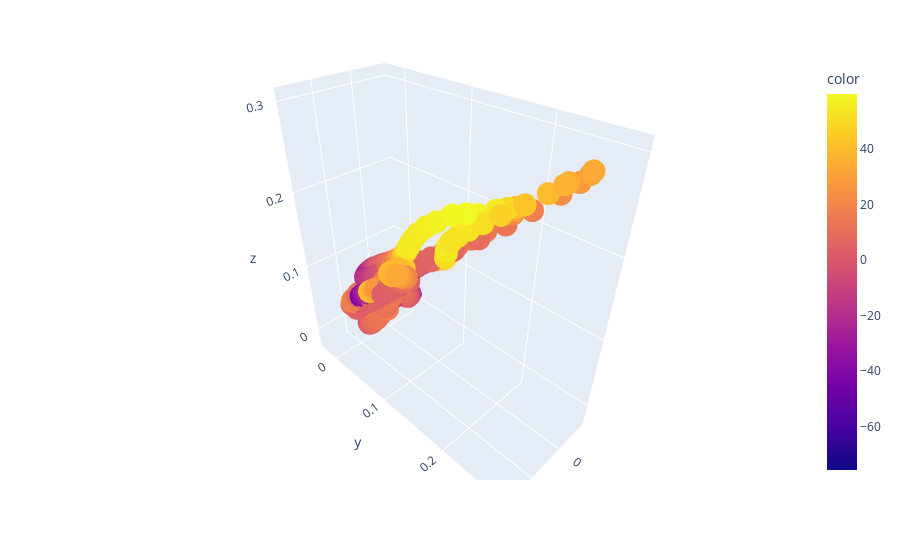

Write notebook code for a chart like this one.
### Markdown cell above
Here, we have a problem: if you have two axes in high-d space, how do you visualize a low-d version of it? That is, how do you find an orthonormal projection of the high-d space that has the same column space as the span of the two axes, and then also plot the two axes into that space as well?

At first, I thought maybe SVD would be the answer, with the $U$ matrix being the orthonormal projection matrix and $SV^H$ being the two axes in that space. But if $SV^H$ is the two axes, then the two axes in that space are necessarily orthogonal, which doesn't make sense--we know that the axes are not orthogonal.

...actually, I take that back--$SV^H$ is not necessarily orthogonal. $V$ is, but when multiplied by $S$, it's not necessarily orthogonal. Still, it may be simpler to use a different method: QR decomposition. QR decomposition will decompose the matrix of two axes into a matrix $Q$ that is orthonormal (a projection matrix to take the neural activity into the input space of the velocity decoders) and a matrix $R$ that is upper triangular (the two axes in the input space of the velocity decoders). One nice aspect of the QR decomposition is that projecting the neural activity through $Q$ will use only the first dimension as the input to the first velocity decoder axis, which makes the decoder axis plots a bit more natural.

### Code cell
# trials_to_plot = [196,263,322]
trials_to_plot = [37]
trial_pred = (
    df
    .pipe(src.decoder_analysis.model_predict, signal, models)
    .set_index(['trial_id','task','Test set','Time from go cue (s)'])
    .loc[trials_to_plot]
    .reset_index()
)

# Plot out orthonormalized joint and RTT axis projections
axis_to_compare = 'RTT'
Q, R = np.linalg.qr(
    np.column_stack([models['Joint'].coef_,models[axis_to_compare].coef_,models['CST'].coef_]),
)
vel_vectors = -R * 5e-5
# vel_vectors = vh * 0.1

fig,ax = plt.subplots(1,2)
sns.scatterplot(
    data=trial_pred,
    x='Joint predicted',
    y=f'{axis_to_compare} predicted',
    hue='task',
    palette=['C0','C1'],
    hue_order=['CST','RTT'],
    ax=ax[0]
)
ax[0].set_aspect('equal')
sns.scatterplot(
    x= np.row_stack(trial_pred['lfads_rates_joint_pca_shared']) @ -Q[:,0],
    y= np.row_stack(trial_pred['lfads_rates_joint_pca_shared']) @ -Q[:,1],
    hue = trial_pred['task'],
    palette=['C0','C1'],
    hue_order=['CST','RTT'],
    ax=ax[1],
    legend=False,
)
ax[1].plot([0,vel_vectors[0,0]],[0,vel_vectors[1,0]],'r-')
ax[1].plot([0,vel_vectors[0,1]],[0,vel_vectors[1,1]],'r-')
ax[1].set_aspect('equal')
sns.despine(fig=fig,trim=True)

fig_3d = px.scatter_3d(
    x= np.row_stack(trial_pred['lfads_rates_joint_pca_shared']) @ -Q[:,0],
    y= np.row_stack(trial_pred['lfads_rates_joint_pca_shared']) @ -Q[:,1],
    z= np.row_stack(trial_pred['lfads_rates_joint_pca_shared']) @ -Q[:,2],
    color= trial_pred['Hand velocity'],
)
fig_3d.show()

### Figure 1 — Plotly figure (JSON) as saved in the notebook; plotly's stock layout.template omitted (floating-point values rounded to 4 significant figures; data arrays with more than 128 entries replaced by an {"elided": "..."} marker saying what was removed)
{"data": [{"hovertemplate": "x=%{x}<br>y=%{y}<br>z=%{z}<br>color=%{marker.color}<extra></extra>", "legendgroup": "", "marker": {"color": {"elided": "709 float values"}, "coloraxis": "coloraxis", "symbol": "circle"}, "mode": "markers", "name": "", "scene": "scene", "showlegend": false, "type": "scatter3d", "x": {"elided": "709 float values"}, "y": {"elided": "709 float values"}, "z": {"elided": "709 float values"}}], "layout": {"coloraxis": {"colorbar": {"title": {"text": "color"}}, "colorscale": [[0, "#0d0887"], [0.1111, "#46039f"], [0.2222, "#7201a8"], [0.3333, "#9c179e"], [0.4444, "#bd3786"], [0.5556, "#d8576b"], [0.6667, "#ed7953"], [0.7778, "#fb9f3a"], [0.8889, "#fdca26"], [1, "#f0f921"]]}, "legend": {"tracegroupgap": 0}, "margin": {"t": 60}, "scene": {"domain": {"x": [0, 1], "y": [0, 1]}, "xaxis": {"title": {"text": "x"}}, "yaxis": {"title": {"text": "y"}}, "zaxis": {"title": {"text": "z"}}}}}
